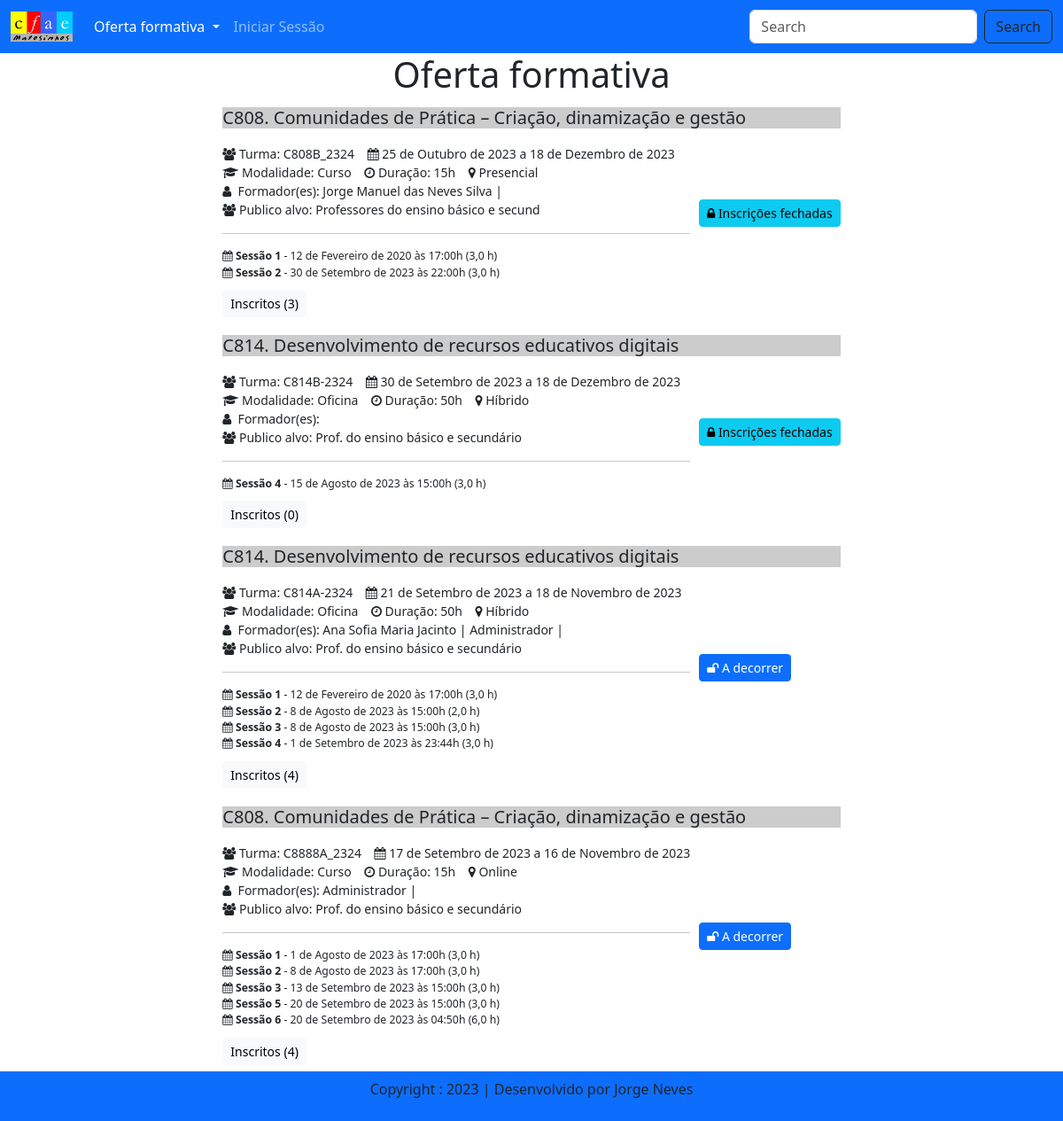
The app's page /turmas/ with its own data.
### app/models.py (models this page shows, shortened)
class Turma(models.Model):
    codigoacao = models.ForeignKey(Acao, blank=True, null=True, on_delete=models.CASCADE)
    turma = models.CharField('Turma', max_length=15, blank=True, null=True)
    datainicio = models.DateField()
    datafim = models.DateField()
    regime = models.CharField('Regime de frequência', max_length=4, null=True, choices=REGIME_CHOICES)
    publicoalvo = models.CharField("publico alvo", max_length=80, null=True, default="Professores do ensino básico e secundário")
    datainicioinsc = models.DateField('datainicioinscricao', default="2023-01-01")
    datalimiteinsc = models.DateField('datalimteinscricao', default="2023-01-01")
    fechada = models.BooleanField('Fechada', default=False)
    def __str__(self):
        return str(self.turma)

class Acao(models.Model):
    codigo = models.CharField('Código da Ação', max_length=20)
    designacao = models.CharField('Designação da Ação', max_length=100)
    modalidade = models.CharField('Modalidade', max_length=3, choices=ACAO_CHOICES)
    horas = models.IntegerField('Número de horas da ação', null=True)
    caducidade = models.DateField()
    registo = models.CharField('Número de Registo', max_length=40)
    acao_images = models.ImageField(upload_to='images')
    acao_doc = models.URLField('Descritivo da ação', default="http://cfaematosinhos.eu")
    def __str__(self):
        return self.designacao

class Inscritos(models.Model):
    idturma = models.ForeignKey(Turma, blank=True, null=True, on_delete=models.CASCADE)
    idutilizador = models.ForeignKey(User, blank=True, null=True, on_delete=models.CASCADE)
    datahorainscricao = models.DateTimeField()
    confirmado = models.BooleanField('Confirma frequência', default=False)
    concluiu = models.BooleanField('concluiu a ação', default=False)
    classificacao = models.FloatField("Classificação", default=0)
    formador = models.BooleanField("formador", default=False)
    class Meta:
        unique_together = ('idturma', 'idutilizador')

class Docente(models.Model):
    username = models.OneToOneField(User, on_delete=models.CASCADE)
    tipo = models.CharField('Tipo de utilizador', max_length=20)
    nome = models.CharField('Nome', max_length=100)
    nascimento = models.DateField('data de nascimento')
    genero = models.CharField('Género', max_length=10, choices=[('M', 'Masculino'), ('F', 'Feminino')])
    nacionalidade = models.CharField('Nacionalidade', max_length=30, default='Portuguesa')
    identificacao = models.CharField('Documento de identificação', max_length=2,choices=DOC_CHOICES)
    numeroid = models.CharField('Número do Cartão', max_length=20)
    validadeid = models.DateField('Data de Validade')
    nif = models.CharField('NIF', max_length=10)
    niss = models.CharField('NISS', max_length=10)
    habilitacoes = models.CharField('Habilitações Literárias', max_length=25, choices=HAB_CHOICES)
    endereco = models.CharField('Endereço', max_length=60)
    codigopostal = models.CharField('Código Postal', max_length=8)
    localidade = models.CharField('Localidade', max_length=30)
    telemovel = models.CharField('Telemóvel', max_length=12)
    telefone = models.CharField('Telefone', max_length=12)
    datainiciofuncoes = models.DateField('Data início de funções', null=True)
    grupo = models.CharField('Grupo Disciplinar', max_length=3, null=True, choices=GRUPO_CHOICES)
    escalao = models.CharField('Escalão', max_length=3, null=True, choices=ESCALAO_CHOICES)
    proximaprogressao = models.DateField('Data da próxima progressão', null=True)
    indice = models.CharField('Indice', max_length=4, null=True, choices=INDICE_CHOICES)
    nivel = models.CharField('nivel de ensino',max_length=4, choices=NIVEL_CHOICES, default='SC')
    vinculo= models.CharField('nivel de ensino', max_length=4,choices=VINCULO_CHOICES, default='QE')
    agrupamento= models.CharField('nivel de ensino',max_length=5, choices=AGRUPAMENTO_CHOICES, default='ZARCO')
    formador = models.BooleanField("formador", default=False)

class Sessoes(models.Model):
    codturma = models.ForeignKey(Turma, blank=True, null=True, on_delete=models.CASCADE)
    sessao = models.IntegerField()
    data = models.DateField()
    hora = models.TimeField()
    duracao = models.FloatField()
    localformacao = models.CharField('localformacao', max_length=50, blank=True, default="")
    sumario = models.TextField('localformacao', max_length=400, blank=True, default="")
    faltas = models.ManyToManyField(Docente)

### app/views.py (the view)
# urls.py: path('turmas/', views.TurmasView.as_view(), name='turmas'),
class TurmasView(generic.ListView):
    model = Turma
    context_object_name = 'turmas_list'
    queryset = Turma.objects.all().order_by('-datainicio')
    template_name = 'turmas.html'

### app/templates/turmas.html (shortened to what this page needs)
{% extends 'base.html' %}
{% load static %}
{% block main-content %}
    {% if turmas_list %}
        <table>
        <h1>Oferta formativa</h1>
        <tbody>
        {% for item in turmas_list %}
        <tr>
        <td colspan="2"><h5 style="background-color:#CCC">{{ item.codigoacao }}</h5>
        </tr>
        <tr class="linhas">
        <td>
            <i class="fa fa-users" aria-hidden="true"></i>
            Turma: {{ item.turma }}
            &nbsp; &nbsp;<i class="fa fa-calendar" aria-hidden="true"></i>
            {{ item.datainicio }} a {{ item.datafim }}<br>
            <i class="fa fa-graduation-cap" aria-hidden="true"></i>
            Modalidade: {{ item.codigoacao.get_modalidade_display}}
            &nbsp; &nbsp;<i class="fa fa-clock-o" aria-hidden="true"></i>
            Duração: {{ item.codigoacao.horas }}h
            &nbsp; &nbsp;<i class="fa fa-map-marker" aria-hidden="true"></i>
            {{ item.get_regime_display }}<br>
            <i class="fa fa-user" aria-hidden="true"></i>
            &nbsp;Formador(es):
            {% for registo in item.inscritos_set.all %}
                {% if registo.formador %}
                    {{ registo.idutilizador.docente.nome }}&nbsp;|
                {% endif %}
            {% endfor %}
            <br>
            <i class="fa fa-users" aria-hidden="true"></i>
            Publico alvo: {{ item.publicoalvo }}
            <br>
            <div style="font-size: 0.875em">
                <hr>
            {% for sessao in item.sessoes_set.all|dictsort:"data" %}
            <i class="fa fa-calendar" aria-hidden="true"></i>
                    <strong>  Sessão {{ sessao.sessao }} </strong> - {{ sessao.data }} às {{ sessao.hora }}h
                    ({{ sessao.duracao }} h) <br>
            {% endfor %}
            </div>
        </td>
                {% now "Y-m-d" as todays_date %}
                {% if todays_date < item.datainicioinsc|date:"Y-m-d" %}
                    <td><a class="btn btn-warning btn-sm" href=""><i class="fa fa-spinner" aria-hidden="true"></i> Em preparação</a></td>
                {% else %}
                    {% if todays_date <= item.datalimiteinsc|date:"Y-m-d" %}
                        {% if user.is_authenticated %}
                            {% if user.docente.username %}
                                <td><a class="btn btn-success btn-sm" href="inscricao_detalhe/{{item.id}}">Inscrever-me</a>
                                <br> Data limite:<br>  {{item.datalimiteinsc}}</td>
                            {% else %}
                                <td><a class="btn btn-success btn-sm" href="/profile">Inscrever-me</a></td>
                            {% endif %}
                        {% else %}
                                <td><a class="btn btn-success btn-sm" href="/accounts/login">Inscrever-me</a></td>
                        {% endif %}
                    {% else %}
                        {% if todays_date < item.datainicio|date:"Y-m-d" %}
                            <td><a class="btn btn-info btn-sm " href="#"><i class="fa fa-lock" aria-hidden="true"></i> Inscrições fechadas</a></td>
                        {% else %}
                            {% if todays_date <= item.datafim|date:"Y-m-d" %}
                                <td><a class="btn btn-primary btn-sm " href="#"><i class="fa fa-unlock" aria-hidden="true"></i> A decorrer</a></td>
                            {% else %}
                                {% if item.fechada  %}
                                    <td><a class="btn btn-secondary btn-sm" href="#"><i class="fa fa-lock" aria-hidden="true"> Fechada</a></td>
                                {% else %}
                                    <td><a class="btn btn-secondary btn-sm" href="#">Aguarda relatório</a></td>
                                {% endif %}
                            {% endif %}
                        {% endif %}
                    {% endif %}
                {% endif %}
            </tr>
             <tr>
                <td colspan="2"
                    class="d-inline-flex gap-1">
                    <button class="btn btn-light btn-sm" type="button" data-bs-toggle="collapse" data-bs-target="#{{item}}" aria-expanded="false" aria-controls="{{item}}">
                        Inscritos ({{item.inscritos_set.all.count}})
                    </button>
                </td>
            </tr>
            <tr>
                <td colspan="2">
                </td>
            </tr>
        {% endfor %}
        {% else %}
            <h1>Não existem turmas</h1>
        {% endif %}
        </tbody>
    </table>
{% endblock main-content %}

### app/templates/turmas.html (style rules this page uses)
h1 { text-align: center }
th,tr { font-size: 0.875em;text-align: left; }
th, td { padding: 5px }
table { margin: 0 auto }
a:link { text-decoration: none; }

### records on screen
Turma: codigoacao "C808. Comunidades de Prática – Criação, dinamização e gestão", turma "C808B_2324", datainicio "25 de Outubro de 2023", datafim "18 de Dezembro de 2023", codigoacao.modalidade "Curso", codigoacao.horas "15", regime "Presencial", publicoalvo "Professores do ensino básico e secund", datainicioinsc "Inscrições fechadas", inscritos_set.all.count "3"
Inscritos: idutilizador.docente.nome "Jorge Manuel das Neves Silva"
Sessoes: sessao "1", data "12 de Fevereiro de 2020", hora "17:00", duracao "3,0"
Sessoes: sessao "2", data "30 de Setembro de 2023", hora "22:00", duracao "3,0"
Turma: codigoacao "C814. Desenvolvimento de recursos educativos digitais", turma "C814B-2324", datainicio "30 de Setembro de 2023", datafim "18 de Dezembro de 2023", codigoacao.modalidade "Oficina", codigoacao.horas "50", regime "Híbrido", publicoalvo "Prof. do ensino básico e secundário", datainicioinsc "Inscrições fechadas", inscritos_set.all.count "0"
Sessoes: sessao "4", data "15 de Agosto de 2023", hora "15:00", duracao "3,0"
Turma: codigoacao "C814. Desenvolvimento de recursos educativos digitais", turma "C814A-2324", datainicio "21 de Setembro de 2023", datafim "18 de Novembro de 2023", codigoacao.modalidade "Oficina", codigoacao.horas "50", regime "Híbrido", publicoalvo "Prof. do ensino básico e secundário", datainicioinsc "A decorrer", inscritos_set.all.count "4"
Inscritos: idutilizador.docente.nome "Ana Sofia Maria Jacinto"
Inscritos: idutilizador.docente.nome "Administrador"
Sessoes: sessao "1", data "12 de Fevereiro de 2020", hora "17:00", duracao "3,0"
Sessoes: sessao "2", data "8 de Agosto de 2023", hora "15:00", duracao "2,0"
Sessoes: sessao "3", data "8 de Agosto de 2023", hora "15:00", duracao "3,0"
Sessoes: sessao "4", data "1 de Setembro de 2023", hora "23:44", duracao "3,0"
Turma: codigoacao "C808. Comunidades de Prática – Criação, dinamização e gestão", turma "C8888A_2324", datainicio "17 de Setembro de 2023", datafim "16 de Novembro de 2023", codigoacao.modalidade "Curso", codigoacao.horas "15", regime "Online", publicoalvo "Prof. do ensino básico e secundário", datainicioinsc "A decorrer", inscritos_set.all.count "4"
Inscritos: idutilizador.docente.nome "Administrador"
Sessoes: sessao "1", data "1 de Agosto de 2023", hora "17:00", duracao "3,0"
Sessoes: sessao "2", data "8 de Agosto de 2023", hora "17:00", duracao "3,0"
Sessoes: sessao "3", data "13 de Setembro de 2023", hora "15:00", duracao "3,0"
Sessoes: sessao "5", data "20 de Setembro de 2023", hora "15:00", duracao "3,0"
Sessoes: sessao "6", data "20 de Setembro de 2023", hora "04:50", duracao "6,0"
